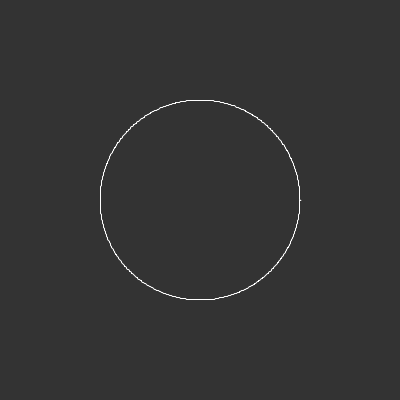
Frame 1 (no input)
Frame 60 (the mouse pressed at the canvas centre just before this capture): identical to frame 1, image omitted
Frame 120 (the mouse held since frame 60 and released just before this capture): identical to frame 1, image omitted

The Processing sketch that drew this single still picture (run headless with seeded random() and noise(); from frame 60 on, the mouse is pressed at the canvas centre):

// Processing sketch: super_ellipse
// ── super_ellipse.pde
void setup() {
  size(400, 400);
}

int sign(float x) {
  if (x < 0)
    return -1;
  if (x > 0)
    return 1;
  return 0;
}

void draw() {
  background(51);
  noFill();
  stroke(255);
  
  translate(width / 2, height / 2);
  
  beginShape();
  
  float r = 100;
  
  float n = 2;
  float a = r;
  float b = r;
  
  for (float theta = 0; theta < TWO_PI; theta += 0.01) {
    float c_t = cos(theta);
    float s_t = sin(theta);
    
    float p = 2 / n;
    
    float x = pow(abs(c_t), p) * a * sign(c_t);
    float y = pow(abs(s_t), p) * b * sign(s_t);
    vertex(x, y);
  }
  endShape(CLOSE);
}
